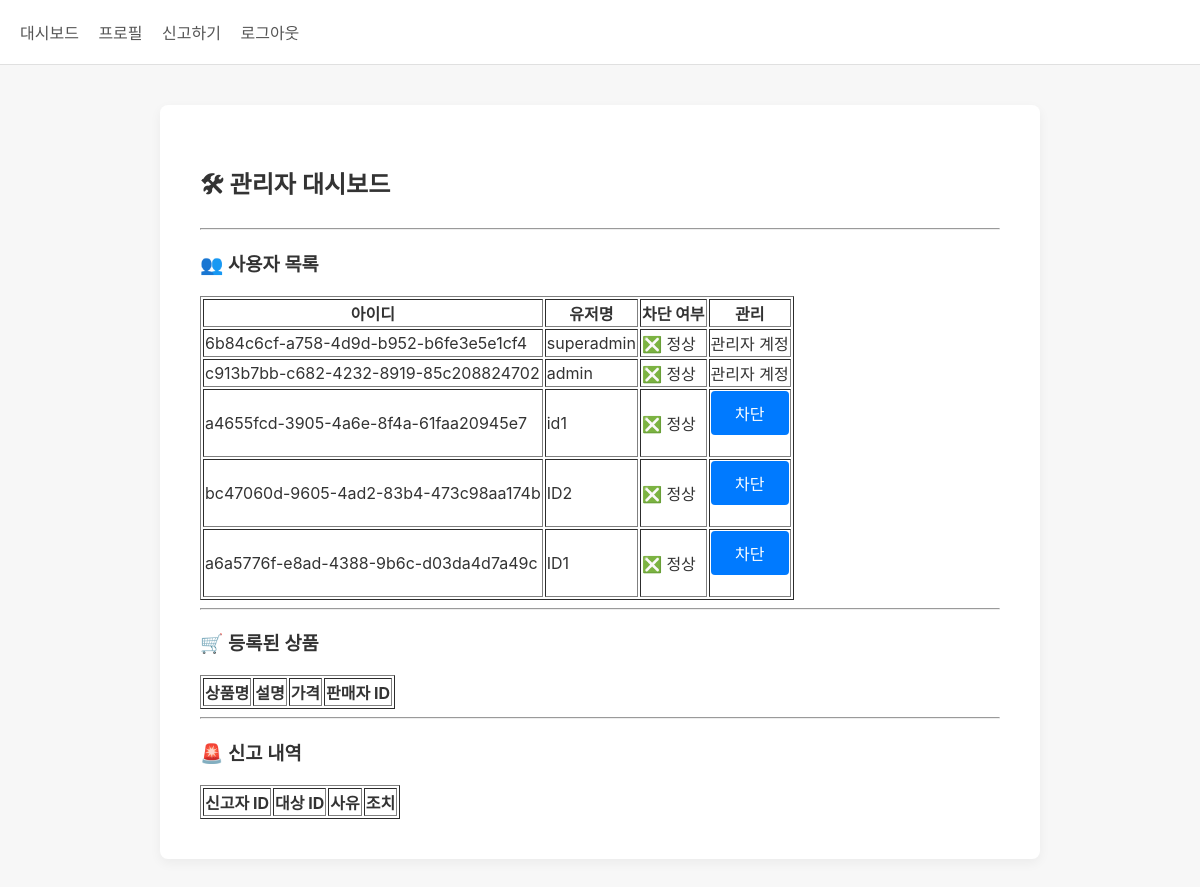
Before: /superadmin9283/admin (signed in) with the older database file.
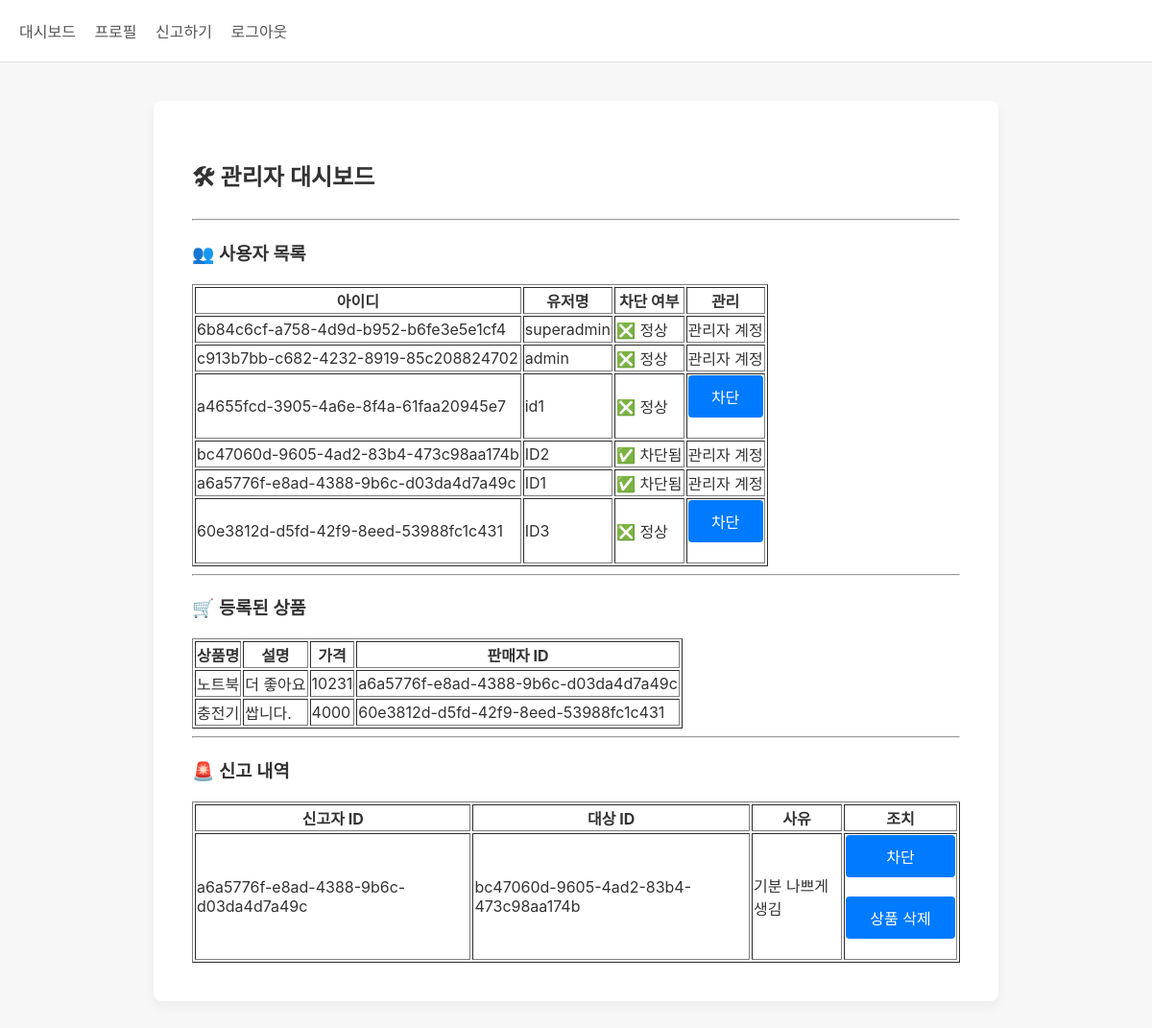
After: the same page with the newer database file.
### tables this page shows
CREATE TABLE user (
            id TEXT PRIMARY KEY,
            username TEXT UNIQUE NOT NULL,
            password TEXT NOT NULL,
            bio TEXT,
            is_blocked INTEGER DEFAULT 0,
            balance INTEGER DEFAULT 0,
            is_admin INTEGER DEFAULT 0
        );

CREATE TABLE product (
            id TEXT PRIMARY KEY,
            title TEXT NOT NULL,
            description TEXT NOT NULL,
            price TEXT NOT NULL,
            seller_id TEXT NOT NULL
        );

CREATE TABLE report (
            id TEXT PRIMARY KEY,
            reporter_id TEXT NOT NULL,
            target_id TEXT NOT NULL,
            reason TEXT NOT NULL
        );

### app/routes/admin.py (the view)
@admin_bp.route('/admin')
@admin_required
def admin_dashboard():
    db = get_db()
    cursor = db.cursor()
    cursor.execute("SELECT * FROM user")
    users = cursor.fetchall()
    cursor.execute("SELECT * FROM product")
    products = cursor.fetchall()
    cursor.execute("SELECT * FROM report")
    reports = cursor.fetchall()
    return render_template('admin_dashboard.html', users=users, products=products, reports=reports)

### app/routes/main.py (called while the page is built)
@main_bp.before_app_request
def session_timeout_check():
    session.permanent = True
    now = datetime.utcnow()
    if 'user_id' in session:
        last_activity = session.get('last_activity')
        if last_activity:
            elapsed = now - datetime.strptime(last_activity, '%Y-%m-%d %H:%M:%S')
            if elapsed > timedelta(minutes=15):
                session.clear()
                flash('세션이 만료되었습니다. 다시 로그인해주세요.')
                return redirect(url_for('auth.login'))
        session['last_activity'] = now.strftime('%Y-%m-%d %H:%M:%S')

### app/utils/database.py (called while the page is built)
def get_db():
    if 'db' not in g:
        g.db = sqlite3.connect(current_app.config['DATABASE'])
        g.db.row_factory = sqlite3.Row
    return g.db

def close_connection(exception):
    db = g.pop('db', None)
    if db is not None:
        db.close()

### app/templates/admin_dashboard.html (shortened to what this page needs)
{% extends "base.html" %}
{% block content %}
<h2>🛠 관리자 대시보드</h2>
<hr>
<h3>👥 사용자 목록</h3>
<table border="1">
    <tr>
        <th>아이디</th>
        <th>유저명</th>
        <th>차단 여부</th>
        <th>관리</th>
    </tr>
    {% for user in users %}
    <tr>
        <td>{{ user.id }}</td>
        <td>{{ user.username }}</td>
        <td>{{ '✅ 차단됨' if user.is_blocked else '❎ 정상' }}</td>
        <td>
            {% if not user.is_blocked and not user.is_admin %}
            <form method="POST" action="{{ url_for('superadmin9283.admin_block_user', user_id=user.id) }}">
                <button type="submit">차단</button>
            </form>
            {% else %}
            관리자 계정
            {% endif %}
        </td>
    </tr>
    {% endfor %}
</table>
<hr>
<h3>🛒 등록된 상품</h3>
<table border="1">
    <tr>
        <th>상품명</th>
        <th>설명</th>
        <th>가격</th>
        <th>판매자 ID</th>
    </tr>
    {% for product in products %}
    <tr>
        <td>{{ product.title }}</td>
        <td>{{ product.description }}</td>
        <td>{{ product.price }}</td>
        <td>{{ product.seller_id }}</td>
    </tr>
    {% endfor %}
</table>
<hr>
<h3>🚨 신고 내역</h3>
<table border="1">
    <tr>
        <th>신고자 ID</th>
        <th>대상 ID</th>
        <th>사유</th>
        <th>조치</th>
    </tr>
    {% for report in reports %}
    <tr>
        <td>{{ report.reporter_id }}</td>
        <td>{{ report.target_id }}</td>
        <td>{{ report.reason }}</td>
        <td>
            <form method="POST" action="{{ url_for('superadmin9283.admin_block_user', user_id=report.target_id) }}"
                style="display:inline;">
                <button type="submit">차단</button>
            </form>
            <form method="POST"
                action="{{ url_for('superadmin9283.admin_delete_user_products', user_id=report.target_id) }}"
                style="display:inline;">
                <button type="submit">상품 삭제</button>
            </form>
        </td>
    </tr>
    {% endfor %}
</table>
{% endblock %}

### app/templates/base.html (shortened to what this page needs)
<!DOCTYPE html>
<html lang="ko">
<head>
</head>
<body>
  <nav>
    {% if session.get('user_id') %}
    <a href="{{ url_for('main.dashboard') }}">대시보드</a>
    <a href="{{ url_for('main.profile') }}">프로필</a>
    <a href="{{ url_for('product.report') }}">신고하기</a>
    <a href="{{ url_for('auth.logout') }}">로그아웃</a>
    {% else %}
    <a href="{{ url_for('auth.login') }}">로그인</a>
    <a href="{{ url_for('auth.register') }}">회원가입</a>
    {% endif %}
  </nav>
  <div class="container">
    {% block content %}{% endblock %}
  </div>
</body>
</html>

### app/templates/base.html (style rules this page uses)
body { background-color: #F7F7F7; font-family: -apple-system, BlinkMacSystemFont, "Segoe UI", Roboto, Helvetica, Arial, sans-serif; margin: 0; padding: 0; color: #333; }
nav { background-color: #fff; padding: 20px; border-bottom: 1px solid #e0e0e0; }
nav a { text-decoration: none; color: #555; margin-right: 15px; font-weight: 500; }
.container { max-width: 800px; margin: 40px auto; background-color: #fff; padding: 40px; box-shadow: 0 4px 12px rgba(0, 0, 0, 0.05); border-radius: 8px; }
h1, h2, h3 { font-weight: 600; margin-bottom: 20px; }
input, textarea, button { width: 100%; padding: 10px; margin-bottom: 20px; border: 1px solid #e0e0e0; border-radius: 4px; font-size: 16px; }
button { background-color: #007AFF; color: #fff; border: none; cursor: pointer; transition: background-color 0.2s; }

Changed rows visible on the page:
changed user "bc47060d-9605-4ad2-83b4-473c98aa174b": is_blocked "❎ 정상" → "✅ 차단됨"; is_blocked "차단" → "관리자 계정"
changed user "a6a5776f-e8ad-4388-9b6c-d03da4d7a49c": is_blocked "❎ 정상" → "✅ 차단됨"; is_blocked "차단" → "관리자 계정"
added user: id "60e3812d-d5fd-42f9-8eed-53988fc1c431", username "ID3", is_blocked "❎ 정상"
added product: title "노트북", description "더 좋아요", price "10231", seller_id "a6a5776f-e8ad-4388-9b6c-d03da4d7a49c"
added product: title "충전기", description "쌉니다.", price "4000", seller_id "60e3812d-d5fd-42f9-8eed-53988fc1c431"
added report: reporter_id "a6a5776f-e8ad-4388-9b6c-d03da4d7a49c", target_id "bc47060d-9605-4ad2-83b4-473c98aa174b", reason "기분 나쁘게 생김"
